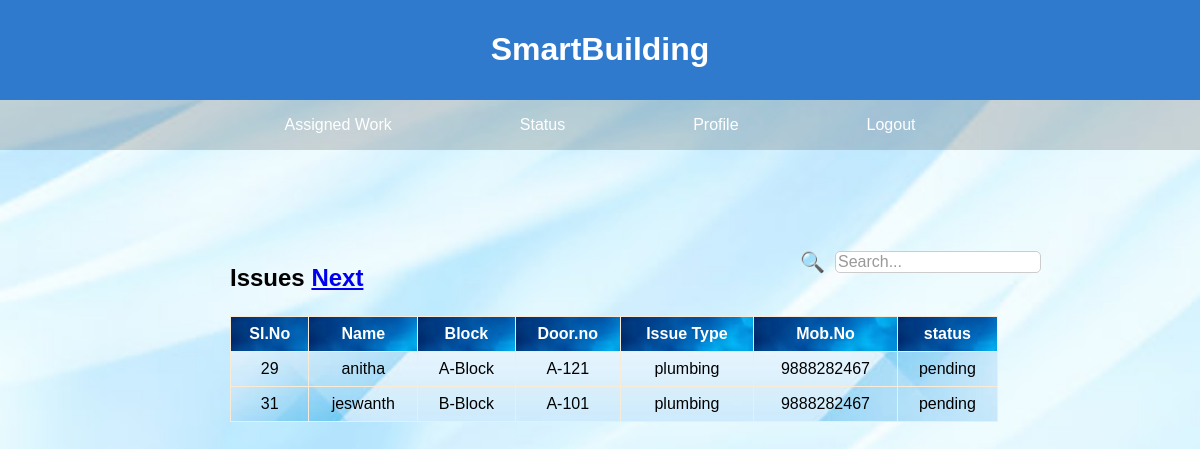
/manager.php, run on the app's committed database.
### tables this page shows
CREATE TABLE `complaints` (
  `c_id` int(11) NOT NULL,
  `name` text NOT NULL,
  `block` varchar(25) DEFAULT NULL,
  `doorno` varchar(25) NOT NULL,
  `issue_type` text NOT NULL,
  `repeated` text NOT NULL,
  `replacement` text NOT NULL,
  `mobno` bigint(20) DEFAULT NULL,
  `issue` text NOT NULL,
  `dob` date NOT NULL,
  `status` text NOT NULL
);

### manager.php (the view, shortened to what this page needs)
<?php
$conn = mysqli_connect("localhost", "root", "", "building_management");
$sql = "SELECT * FROM complaints where status='pending'" ;
$result = mysqli_query($conn, $sql);
?>
<!DOCTYPE html>
<html lang="en">
<head>
</head>
<body>
    <header>
        <center>
        <h1>SmartBuilding
        </h1></center>
    </header>
        <nav>
            <ul>
                <li><a href="viewstaff.php">Assigned Work</a></li>
                <li><a href="jobhistory.php">Status</a></li>
                <li><a href="managerprofile.php">Profile</a></li>
                <li><a href="login.php">Logout</a></li>
            </ul>
        </nav>
    <main>
    <div class="search-bar">
            <span class="search-icon">&#128269;</span>
            <input type="text" id="search-input" class="search-input" placeholder="Search..." oninput="searchTable()">
        </div>
        <div class="employee-table">
            <h3>Issues  <a href="issuedetails.php" class="choose-button">Next</a></h3>
            <table>
                <thead>
                    <tr>
                        <th>Sl.No</th>
                        <th>Name</th>
                        <th>Block</th>
                        <th>Door.no</th>
                        <th>Issue Type</th>
                        <th>Mob.No</th>
                        <th>status</th>
                    </tr>
                </thead>
                <tbody style="    background: url(images/adef.jpg);   background-repeat: no-repeat;
    background-size: cover;
    background-position: center;">
                    <?php
                    while ($row = mysqli_fetch_assoc($result)) {
                        echo "<tr>";
                        echo "<td>" . $row['c_id'] . "</td>";
                        echo "<td>" . $row['name'] . "</td>";
                        echo "<td>" . $row['block'] . "</td>";
                        echo "<td>" . $row['doorno'] . "</td>";
                        echo "<td>" . $row['issue_type'] . "</td>";
                        echo "<td>" . $row['mobno'] . "</td>";
                        echo "<td>" . $row['status'] . "</td>";
                        echo "</tr>";
                    }
                    ?>
                </tbody>
            </table>
        </div>
    </main>
</body>
</html>

### manager.php (style rules this page uses)
body { font-family: Arial, sans-serif; margin: 0; padding: 0; background: url(images/emp.jpg); background-repeat: no-repeat; background-size: cover; height: 800px; overflow-x: hidden; }
header { background-color: #307ace; color: white; padding: 10px; text-align: center; }
nav { background-color: #3333; color: white; display: flex; justify-content: center; align-items: center; height: 50px; }
nav ul { list-style: none; display: flex; margin: 0; padding: 0; }
.search-bar { position: relative; top: 100px; left: 800px; width: 250px; display: flex; align-items: center; z-index: 999; }
.search-icon { font-size: 20px; margin-right: 10px; color: #333; }
.search-input { border: 1px solid #ccc; border-radius: 5px; font-size: 16px; width: 200px; outline: none; }
.search-input::placeholder { color: #999; }
nav li { margin: 0 64px; }
nav a { text-decoration: none; color: white; }
.employee-table { margin-top: 20px; padding: 10px; border-radius: 5px; margin-left: 220px; margin-top: 80px; }
.employee-table h3 { margin-top: 0; color:black; font-size:24px; }
.employee-table table { width: 80%; border-collapse: collapse; background-color:#f2f2f2 }
.employee-table th, .employee-table td { border: 1px solid antiquewhite; padding: 8px; text-align: center; }
.employee-table th { color:white; background: url(images/ads.jpeg); }

### data on the page
complaints: c_id "29", name "anitha", block "A-Block", doorno "A-121", issue_type "plumbing", mobno "9888282467", status "pending"
complaints: c_id "31", name "jeswanth", block "B-Block", doorno "A-101", issue_type "plumbing", mobno "9888282467", status "pending"
